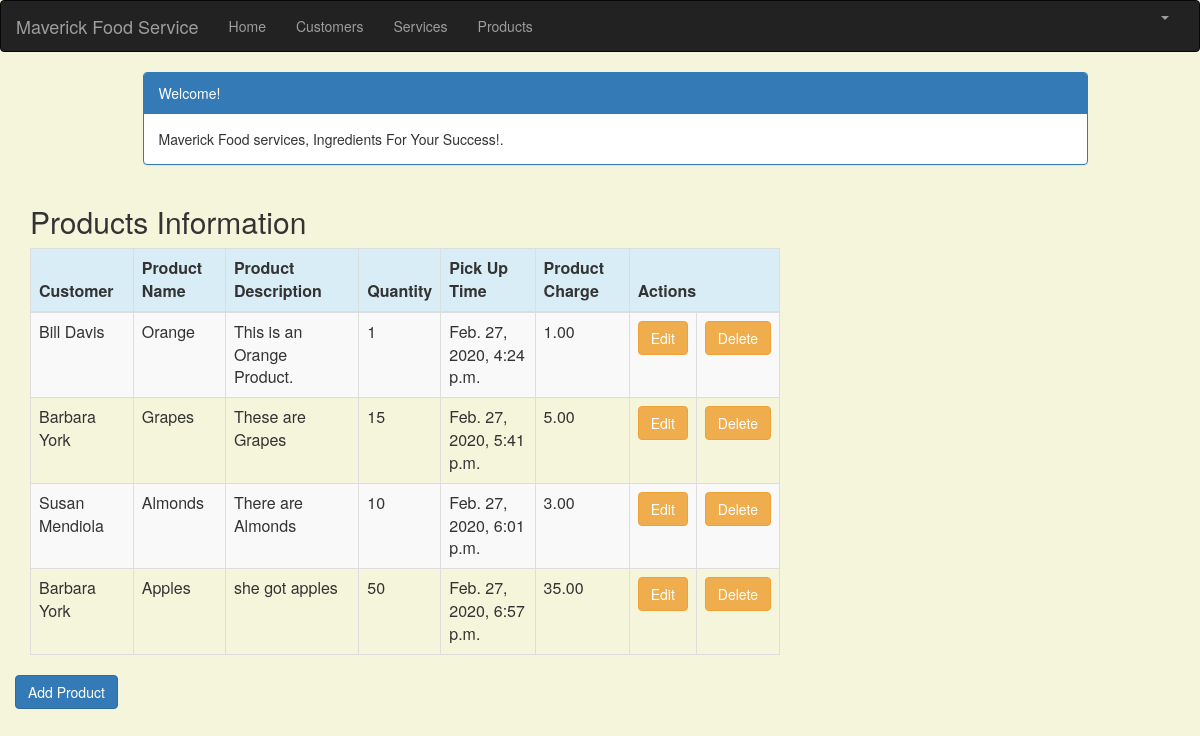
Page /products_list (signed in) on the committed database.
### crm/models.py (models this page shows, shortened)
class Product(models.Model):
    cust_name = models.ForeignKey(Customer, on_delete=models.CASCADE, related_name='products')
    product = models.CharField(max_length=100)
    p_description = models.TextField()
    quantity = models.IntegerField()
    pickup_time = models.DateTimeField(
        default=timezone.now)
    charge = models.DecimalField(max_digits=10, decimal_places=2)
    created_date = models.DateTimeField(
        default=timezone.now)
    updated_date = models.DateTimeField(auto_now_add=True)

class Customer(models.Model):
    cust_name = models.CharField(max_length=50)
    organization = models.CharField(max_length=100, blank=True)
    role = models.CharField(max_length=100)
    email = models.EmailField(max_length=100)
    bldgroom = models.CharField(max_length=100)
    address = models.CharField(max_length=200)
    account_number = models.IntegerField(blank=False, null=False)
    city = models.CharField(max_length=50)
    state = models.CharField(max_length=50)
    zipcode = models.CharField(max_length=10)
    phone_number = models.CharField(max_length=50)
    created_date = models.DateTimeField(
        default=timezone.now)
    updated_date = models.DateTimeField(auto_now_add=True)
    def __str__(self):
        return str(self.cust_name)

### crm/views.py (the view)
# urls.py: path('products_list', views.product_list_function, name='products_list'),
@login_required
def product_list_function(request):
   product = Product.objects.filter(created_date__lte=timezone.now())
   return render(request, 'crm/products_list.html', {'products': product})

### crm/templates/crm/products_list.html (shortened to what this page needs)
{% extends 'crm/base.html' %}
{% block content %}
    <html>
    <head>
        <link rel="stylesheet" href="https://maxcdn.bootstrapcdn.com/bootstrap/3.3.4/css/bootstrap.min.css">
    </head>
    <body>
    <div class="container">
        <div class="row">
            <div class="col-md-10 col-md-offset-1">
                <div class="panel panel-primary">
                    <div class="panel-heading">Welcome!</div>
                    <div class="panel-body">
                        Maverick Food services, Ingredients For Your Success!.
                    </div>
                </div>
            </div>
        </div>
    </div>
    <div class="row">
        <h2 style="padding-left: 15Px">Products Information</h2>
    </div>
    <div>
        <table class="table table-striped table-bordered table-hover">
            <thead>
            <tr class="bg-info">
                <th>Customer</th>
                <th>Product Name</th>
                <th>Product Description</th>
                <th>Quantity</th>
                <th>Pick Up Time</th>
                <th>Product Charge</th>
                <th colspan="3">Actions</th>
            </tr>
            </thead>
            <tbody>
            {% for product in products %}
                <tr>
                    <td>{{ product.cust_name }}</td>
                    <td>{{ product.product }}</td>
                     <td>{{ product.p_description }}</td>
                    <td>{{ product.quantity }}</td>
                    <td>{{ product.pickup_time }}</td>
                    <td>{{ product.charge }}</td>
                    <td><a href="{% url 'crm:product_edit' pk=product.pk %}"
                        class="btn btn-warning">Edit</a></td>
                        <td><a href="{% url 'crm:product_delete' pk=product.pk %}"
                            class="btn btn-warning">Delete</a></td>
                </tr>
            {% endfor %}
            </tbody>
        </table>
        <div class="row">
            <a href="{% url 'crm:product_new' %}" class="row"><span
                class="btn btn-primary">Add Product</span></a>
        </div>
    </div>
    </body>
    </html>
{% endblock %}

### crm/templates/crm/products_list.html (style rules this page uses)
body { background-color: beige; }

### rows in the picture
Product: cust_name "Bill Davis", product "Orange", p_description "This is an Orange Product.", quantity "1", pickup_time "Feb. 27, 2020, 4:24 p.m.", charge "1.00"
Product: cust_name "Barbara York", product "Grapes", p_description "These are Grapes", quantity "15", pickup_time "Feb. 27, 2020, 5:41 p.m.", charge "5.00"
Product: cust_name "Susan Mendiola", product "Almonds", p_description "There are Almonds", quantity "10", pickup_time "Feb. 27, 2020, 6:01 p.m.", charge "3.00"
Product: cust_name "Barbara York", product "Apples", p_description "she got apples", quantity "50", pickup_time "Feb. 27, 2020, 6:57 p.m.", charge "35.00"
